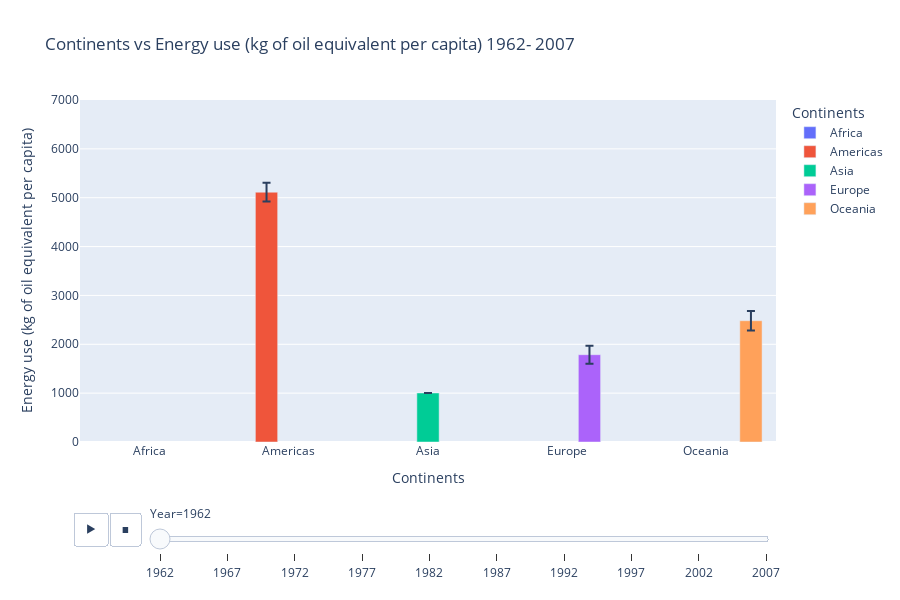

Notebook cell for this chart:
### Markdown cell above
**Q6: What is the relationship between continent and 'Energy use (kg of oil equivalent per capita)'? (Stats test needed)**    
Let us first see graphically what is the relationship between continents and energy use. Then we will conduct the stat test.

### Code cell
import numpy as np
clean_continentVsEnergy=gapminder_df.copy().loc[:,['Energy use (kg of oil equivalent per capita)','continent','Year']]
clean_continentVsEnergy=clean_continentVsEnergy.dropna(how='all',subset=(['Energy use (kg of oil equivalent per capita)','continent','Year']))
clean_continentVsEnergy.dropna(subset=(['continent']),inplace=True)
clean_continentVsEnergy['Energy use (kg of oil equivalent per capita)'].fillna(0)
mean_contVsEnergy_perYear=clean_continentVsEnergy.groupby(['continent','Year'],as_index=False)['Energy use (kg of oil equivalent per capita)'].mean()

n= [clean_continentVsEnergy[clean_continentVsEnergy['Year']==year]
    .loc[:,'Energy use (kg of oil equivalent per capita)'].count()
    for year in years ]
n_mean=sum(n)/len(n)
x=0
#display(n)

std_dev_contVSEnergy_perYear= clean_continentVsEnergy.groupby(['continent','Year'],as_index=False)['Energy use (kg of oil equivalent per capita)'].std()
#standard error of mean: both methods show similar results although the later considers the change in n in each year
#std_dev_contVSEnergy_perYear['Energy use (kg of oil equivalent per capita)']/= np.sqrt(n_mean)
for year in years:
    std_dev_contVSEnergy_perYear.loc[std_dev_contVSEnergy_perYear['Year']==year ,['Energy use (kg of oil equivalent per capita)']]/= np.sqrt(n[x])
    x+=1
#display(std_dev_contVSEnergy_perYear)
fig_a=px.bar(data_frame=mean_contVsEnergy_perYear, 
           error_y=std_dev_contVSEnergy_perYear['Energy use (kg of oil equivalent per capita)'],
           x='continent',
           y='Energy use (kg of oil equivalent per capita)',
           color='continent',
           title="Continents vs Energy use (kg of oil equivalent per capita) 1962- 2007",
           labels={'continent':'Continents'},
           animation_frame='Year', hover_name='continent', height= 600, barmode='group')
fig_a.update_yaxes(range = [0,7000])
fig_a.show()

### Figure 1 — Plotly figure (JSON) as saved in the notebook; plotly's stock layout.template omitted (floating-point values rounded to 4 significant figures)
{"data": [{"alignmentgroup": "True", "error_y": {"array": [null]}, "hovertemplate": "<b>%{hovertext}</b><br><br>Continents=%{x}<br>Year=1962<br>Energy use (kg of oil equivalent per capita)=%{y}<extra></extra>", "hovertext": ["Africa"], "legendgroup": "Africa", "marker": {"color": "#636efa", "pattern": {"shape": ""}}, "name": "Africa", "offsetgroup": "Africa", "orientation": "v", "showlegend": true, "textposition": "auto", "type": "bar", "x": ["Africa"], "xaxis": "x", "y": [null], "yaxis": "y"}, {"alignmentgroup": "True", "error_y": {"array": [191.0]}, "hovertemplate": "<b>%{hovertext}</b><br><br>Continents=%{x}<br>Year=1962<br>Energy use (kg of oil equivalent per capita)=%{y}<extra></extra>", "hovertext": ["Americas"], "legendgroup": "Americas", "marker": {"color": "#EF553B", "pattern": {"shape": ""}}, "name": "Americas", "offsetgroup": "Americas", "orientation": "v", "showlegend": true, "textposition": "auto", "type": "bar", "x": ["Americas"], "xaxis": "x", "y": [5113.0], "yaxis": "y"}, {"alignmentgroup": "True", "error_y": {"array": [null]}, "hovertemplate": "<b>%{hovertext}</b><br><br>Continents=%{x}<br>Year=1962<br>Energy use (kg of oil equivalent per capita)=%{y}<extra></extra>", "hovertext": ["Asia"], "legendgroup": "Asia", "marker": {"color": "#00cc96", "pattern": {"shape": ""}}, "name": "Asia", "offsetgroup": "Asia", "orientation": "v", "showlegend": true, "textposition": "auto", "type": "bar", "x": ["Asia"], "xaxis": "x", "y": [1004.0], "yaxis": "y"}, {"alignmentgroup": "True", "error_y": {"array": [183.7]}, "hovertemplate": "<b>%{hovertext}</b><br><br>Continents=%{x}<br>Year=1962<br>Energy use (kg of oil equivalent per capita)=%{y}<extra></extra>", "hovertext": ["Europe"], "legendgroup": "Europe", "marker": {"color": "#ab63fa", "pattern": {"shape": ""}}, "name": "Europe", "offsetgroup": "Europe", "orientation": "v", "showlegend": true, "textposition": "auto", "type": "bar", "x": ["Europe"], "xaxis": "x", "y": [1787.0], "yaxis": "y"}, {"alignmentgroup": "True", "error_y": {"array": [199.4]}, "hovertemplate": "<b>%{hovertext}</b><br><br>Continents=%{x}<br>Year=1962<br>Energy use (kg of oil equivalent per capita)=%{y}<extra></extra>", "hovertext": ["Oceania"], "legendgroup": "Oceania", "marker": {"color": "#FFA15A", "pattern": {"shape": ""}}, "name": "Oceania", "offsetgroup": "Oceania", "orientation": "v", "showlegend": true, "textposition": "auto", "type": "bar", "x": ["Oceania"], "xaxis": "x", "y": [2482.0], "yaxis": "y"}], "layout": {"barmode": "group", "height": 600, "legend": {"title": {"text": "Continents"}, "tracegroupgap": 0}, "sliders": [{"active": 0, "currentvalue": {"prefix": "Year="}, "len": 0.9, "pad": {"b": 10, "t": 60}, "steps": [{"args": [["1962"], {"frame": {"duration": 0, "redraw": true}, "fromcurrent": true, "mode": "immediate", "transition": {"duration": 0, "easing": "linear"}}], "label": "1962", "method": "animate"}, {"args": [["1967"], {"frame": {"duration": 0, "redraw": true}, "fromcurrent": true, "mode": "immediate", "transition": {"duration": 0, "easing": "linear"}}], "label": "1967", "method": "animate"}, {"args": [["1972"], {"frame": {"duration": 0, "redraw": true}, "fromcurrent": true, "mode": "immediate", "transition": {"duration": 0, "easing": "linear"}}], "label": "1972", "method": "animate"}, {"args": [["1977"], {"frame": {"duration": 0, "redraw": true}, "fromcurrent": true, "mode": "immediate", "transition": {"duration": 0, "easing": "linear"}}], "label": "1977", "method": "animate"}, {"args": [["1982"], {"frame": {"duration": 0, "redraw": true}, "fromcurrent": true, "mode": "immediate", "transition": {"duration": 0, "easing": "linear"}}], "label": "1982", "method": "animate"}, {"args": [["1987"], {"frame": {"duration": 0, "redraw": true}, "fromcurrent": true, "mode": "immediate", "transition": {"duration": 0, "easing": "linear"}}], "label": "1987", "method": "animate"}, {"args": [["1992"], {"frame": {"duration": 0, "redraw": true}, "fromcurrent": true, "mode": "immediate", "transition": {"duration": 0, "easing": "linear"}}], "label": "1992", "method": "animate"}, {"args": [["1997"], {"frame": {"duration": 0, "redraw": true}, "fromcurrent": true, "mode": "immediate", "transition": {"duration": 0, "easing": "linear"}}], "label": "1997", "method": "animate"}, {"args": [["2002"], {"frame": {"duration": 0, "redraw": true}, "fromcurrent": true, "mode": "immediate", "transition": {"duration": 0, "easing": "linear"}}], "label": "2002", "method": "animate"}, {"args": [["2007"], {"frame": {"duration": 0, "redraw": true}, "fromcurrent": true, "mode": "immediate", "transition": {"duration": 0, "easing": "linear"}}], "label": "2007", "method": "animate"}], "x": 0.1, "xanchor": "left", "y": 0, "yanchor": "top"}], "title": {"text": "Continents vs Energy use (kg of oil equivalent per capita) 1962- 2007"}, "updatemenus": [{"buttons": [{"args": [null, {"frame": {"duration": 500, "redraw": true}, "fromcurrent": true, "mode": "immediate", "transition": {"duration": 500, "easing": "linear"}}], "label": "&#9654;", "method": "animate"}, {"args": [[null], {"frame": {"duration": 0, "redraw": true}, "fromcurrent": true, "mode": "immediate", "transition": {"duration": 0, "easing": "linear"}}], "label": "&#9724;", "method": "animate"}], "direction": "left", "pad": {"r": 10, "t": 70}, "showactive": false, "type": "buttons", "x": 0.1, "xanchor": "right", "y": 0, "yanchor": "top"}], "xaxis": {"anchor": "y", "categoryarray": ["Africa", "Americas", "Asia", "Europe", "Oceania"], "categoryorder": "array", "domain": [0, 1], "title": {"text": "Continents"}}, "yaxis": {"anchor": "x", "domain": [0, 1], "range": [0, 7000], "title": {"text": "Energy use (kg of oil equivalent per capita)"}}}}
